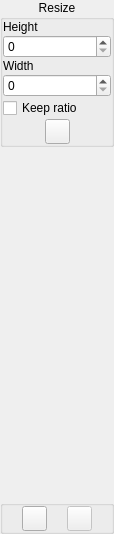
<ui version="4.0" >
 <class>PhotoControlResize</class>
 <widget class="QWidget" name="PhotoControlResize" >
  <property name="geometry" >
   <rect>
    <x>0</x>
    <y>0</y>
    <width>114</width>
    <height>534</height>
   </rect>
  </property>
  <property name="windowTitle" >
   <string/>
  </property>
  <layout class="QGridLayout" >
   <property name="leftMargin" >
    <number>0</number>
   </property>
   <property name="topMargin" >
    <number>0</number>
   </property>
   <property name="rightMargin" >
    <number>0</number>
   </property>
   <property name="bottomMargin" >
    <number>0</number>
   </property>
   <property name="horizontalSpacing" >
    <number>1</number>
   </property>
   <property name="verticalSpacing" >
    <number>1</number>
   </property>
   <item row="0" column="0" >
    <widget class="QGroupBox" name="groupBox" >
     <property name="title" >
      <string>Resize</string>
     </property>
     <property name="alignment" >
      <set>Qt::AlignHCenter</set>
     </property>
     <property name="flat" >
      <bool>true</bool>
     </property>
     <layout class="QGridLayout" >
      <property name="leftMargin" >
       <number>0</number>
      </property>
      <property name="topMargin" >
       <number>0</number>
      </property>
      <property name="rightMargin" >
       <number>0</number>
      </property>
      <property name="bottomMargin" >
       <number>0</number>
      </property>
      <property name="horizontalSpacing" >
       <number>1</number>
      </property>
      <property name="verticalSpacing" >
       <number>1</number>
      </property>
      <item row="0" column="0" >
       <widget class="QLabel" name="label" >
        <property name="text" >
         <string>Height</string>
        </property>
        <property name="buddy" >
         <cstring>heightBox</cstring>
        </property>
       </widget>
      </item>
      <item row="2" column="0" >
       <widget class="QLabel" name="label_2" >
        <property name="text" >
         <string>Width</string>
        </property>
        <property name="buddy" >
         <cstring>widthBox</cstring>
        </property>
       </widget>
      </item>
      <item row="5" column="0" >
       <layout class="QHBoxLayout" >
        <item>
         <spacer>
          <property name="orientation" >
           <enum>Qt::Horizontal</enum>
          </property>
          <property name="sizeHint" >
           <size>
            <width>40</width>
            <height>20</height>
           </size>
          </property>
         </spacer>
        </item>
        <item>
         <widget class="QPushButton" name="previewButton" >
          <property name="minimumSize" >
           <size>
            <width>25</width>
            <height>25</height>
           </size>
          </property>
          <property name="maximumSize" >
           <size>
            <width>25</width>
            <height>25</height>
           </size>
          </property>
          <property name="icon" >
           <iconset resource="../images.qrc" >:/images/preview.png</iconset>
          </property>
         </widget>
        </item>
        <item>
         <spacer>
          <property name="orientation" >
           <enum>Qt::Horizontal</enum>
          </property>
          <property name="sizeHint" >
           <size>
            <width>40</width>
            <height>20</height>
           </size>
          </property>
         </spacer>
        </item>
       </layout>
      </item>
      <item row="1" column="0" >
       <widget class="QSpinBox" name="heightBox" >
        <property name="maximum" >
         <number>999999999</number>
        </property>
       </widget>
      </item>
      <item row="3" column="0" >
       <widget class="QSpinBox" name="widthBox" >
        <property name="maximum" >
         <number>999999999</number>
        </property>
       </widget>
      </item>
      <item row="4" column="0" >
       <widget class="QCheckBox" name="aspectBox" >
        <property name="text" >
         <string>Keep ratio</string>
        </property>
       </widget>
      </item>
     </layout>
    </widget>
   </item>
   <item row="1" column="0" >
    <spacer>
     <property name="orientation" >
      <enum>Qt::Vertical</enum>
     </property>
     <property name="sizeHint" >
      <size>
       <width>50</width>
       <height>61</height>
      </size>
     </property>
    </spacer>
   </item>
   <item row="2" column="0" >
    <widget class="QGroupBox" name="groupBox_2" >
     <property name="flat" >
      <bool>true</bool>
     </property>
     <layout class="QGridLayout" >
      <property name="leftMargin" >
       <number>0</number>
      </property>
      <property name="topMargin" >
       <number>0</number>
      </property>
      <property name="rightMargin" >
       <number>0</number>
      </property>
      <property name="bottomMargin" >
       <number>0</number>
      </property>
      <property name="horizontalSpacing" >
       <number>1</number>
      </property>
      <property name="verticalSpacing" >
       <number>1</number>
      </property>
      <item row="0" column="0" >
       <widget class="QPushButton" name="cancelButton" >
        <property name="minimumSize" >
         <size>
          <width>25</width>
          <height>25</height>
         </size>
        </property>
        <property name="maximumSize" >
         <size>
          <width>25</width>
          <height>25</height>
         </size>
        </property>
        <property name="icon" >
         <iconset resource="../images.qrc" >:/images/cancel.png</iconset>
        </property>
       </widget>
      </item>
      <item row="0" column="1" >
       <widget class="QPushButton" name="saveButton" >
        <property name="enabled" >
         <bool>false</bool>
        </property>
        <property name="minimumSize" >
         <size>
          <width>25</width>
          <height>25</height>
         </size>
        </property>
        <property name="maximumSize" >
         <size>
          <width>25</width>
          <height>25</height>
         </size>
        </property>
        <property name="icon" >
         <iconset resource="../images.qrc" >:/images/filesave.png</iconset>
        </property>
       </widget>
      </item>
     </layout>
    </widget>
   </item>
  </layout>
 </widget>
 <resources>
  <include location="../images.qrc" />
 </resources>
 <connections/>
</ui>
